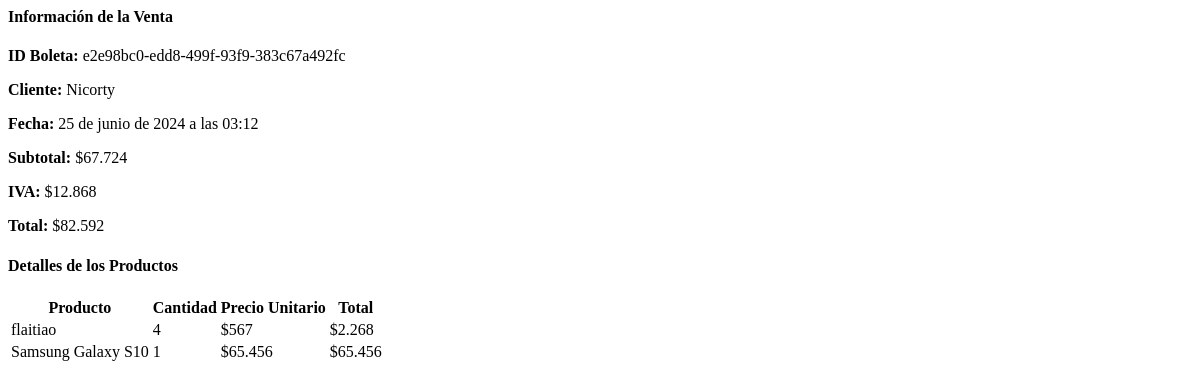
/detalle_venta_ajax/35/, run on an earlier commit of the app's database.
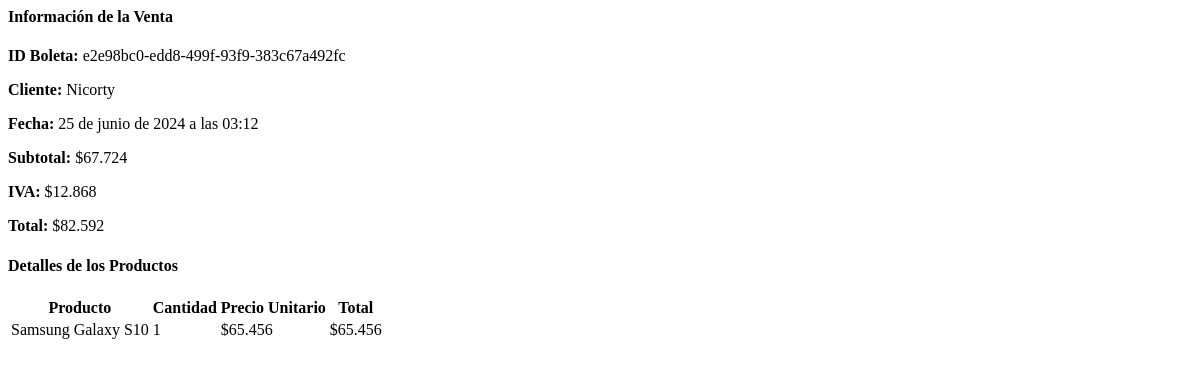
And on a later commit of the database.
### menu/models.py (models this page shows, shortened)
class DetalleVenta(models.Model):
    venta = models.ForeignKey(Venta, on_delete=models.CASCADE)
    articulo = models.ForeignKey(Articulos, on_delete=models.CASCADE)
    cantidad = models.IntegerField()
    precio_unitario = models.DecimalField(max_digits=10, decimal_places=2)
    total = models.DecimalField(max_digits=10, decimal_places=2)

class Articulos(models.Model):
    nombre = models.CharField(max_length=30)
    descripcion = models.CharField(max_length=50)
    precio = models.IntegerField()
    stock = models.IntegerField()
    foto = models.ImageField(upload_to='static/img/', blank=True, null=True)
    marca = models.CharField(max_length=30, default='Sin Marca')
    precio_oferta = models.IntegerField(blank=True, null=True)
    descuento = models.DecimalField(max_digits=5, decimal_places=2, blank=True, null=True)

### menu/views.py (the view)
# urls.py: path('detalle_venta_ajax/<int:venta_id>/', views.detalle_venta_ajax, name='detalle_venta_ajax'),
def detalle_venta_ajax(request, venta_id):
    venta = get_object_or_404(Venta, id=venta_id)
    detalles = DetalleVenta.objects.filter(venta=venta)
    html = render_to_string('detalle_venta_ajax.html', {'venta': venta, 'detalles': detalles})
    return HttpResponse(html)

### menu/templatetags/custom_filters.py (called while the page is built)
@register.filter(name='format_price')
def format_price(value):
    return "${:,.0f}".format(value).replace(',', '.')

### menu/templates/detalle_venta_ajax.html
{% load custom_filters %}
<div>
    <h4>Información de la Venta</h4>
    <p><strong>ID Boleta:</strong> {{ venta.id_boleta }}</p>
    <p><strong>Cliente:</strong> {{ venta.usuario.nombre_usuario }}</p>
    <p><strong>Fecha:</strong> {{ venta.fecha }}</p>
    <p><strong>Subtotal:</strong> {{ venta.subtotal|format_price }}</p>
    <p><strong>IVA:</strong> {{ venta.iva|format_price }}</p>
    <p><strong>Total:</strong> {{ venta.total|format_price }}</p>
    <h4 class="mt-4">Detalles de los Productos</h4>
    <table class="table table-striped">
        <thead>
            <tr>
                <th>Producto</th>
                <th>Cantidad</th>
                <th>Precio Unitario</th>
                <th>Total</th>
            </tr>
        </thead>
        <tbody>
            {% for detalle in detalles %}
            <tr>
                <td>{{ detalle.articulo.nombre }}</td>
                <td>{{ detalle.cantidad }}</td>
                <td>{{ detalle.precio_unitario|format_price }}</td>
                <td>{{ detalle.total|format_price }}</td>
            </tr>
            {% endfor %}
        </tbody>
    </table>
</div>

What changed in the data, as far as the page shows it:
removed DetalleVenta: articulo.nombre "flaitiao", cantidad "4", precio_unitario "$567", total "$2.268"
